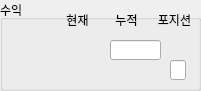
   <widget class="QGroupBox" name="groupBox_12">
    <property name="geometry">
     <rect>
      <x>390</x>
      <y>632</y>
      <width>201</width>
      <height>91</height>
     </rect>
    </property>
    <property name="autoFillBackground">
     <bool>true</bool>
    </property>
    <property name="title">
     <string>수익</string>
    </property>
    <property name="flat">
     <bool>false</bool>
    </property>
    <property name="checkable">
     <bool>false</bool>
    </property>
    <widget class="QLabel" name="lblElapTime_21">
     <property name="geometry">
      <rect>
       <x>57</x>
       <y>10</y>
       <width>41</width>
       <height>20</height>
      </rect>
     </property>
     <property name="layoutDirection">
      <enum>Qt::RightToLeft</enum>
     </property>
     <property name="text">
      <string>현재</string>
     </property>
     <property name="alignment">
      <set>Qt::AlignCenter</set>
     </property>
    </widget>
    <widget class="QLabel" name="lblElapTime_22">
     <property name="geometry">
      <rect>
       <x>106</x>
       <y>10</y>
       <width>41</width>
       <height>20</height>
      </rect>
     </property>
     <property name="layoutDirection">
      <enum>Qt::RightToLeft</enum>
     </property>
     <property name="text">
      <string>누적</string>
     </property>
     <property name="alignment">
      <set>Qt::AlignCenter</set>
     </property>
    </widget>
    <widget class="QLabel" name="lblElapTime_23">
     <property name="geometry">
      <rect>
       <x>154</x>
       <y>10</y>
       <width>41</width>
       <height>20</height>
      </rect>
     </property>
     <property name="layoutDirection">
      <enum>Qt::RightToLeft</enum>
     </property>
     <property name="text">
      <string>포지션</string>
     </property>
     <property name="alignment">
      <set>Qt::AlignCenter</set>
     </property>
    </widget>
    <widget class="QLineEdit" name="txtNExedQty">
     <property name="geometry">
      <rect>
       <x>170</x>
       <y>60</y>
       <width>16</width>
       <height>20</height>
      </rect>
     </property>
     <property name="alignment">
      <set>Qt::AlignRight|Qt::AlignTrailing|Qt::AlignVCenter</set>
     </property>
    </widget>
    <widget class="QLineEdit" name="txtProfit">
     <property name="geometry">
      <rect>
       <x>110</x>
       <y>40</y>
       <width>51</width>
       <height>20</height>
      </rect>
     </property>
     <property name="alignment">
      <set>Qt::AlignRight|Qt::AlignTrailing|Qt::AlignVCenter</set>
     </property>
    </widget>
   </widget>
